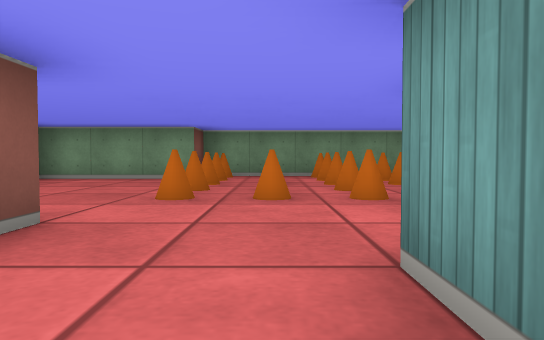
View 1 (above)

17 first-person views from a walk through a cub3D maze. The camera is about half as high as the walls, tilts 2° down and sees 70° across. The floor is counted in squares. Each view is taken from the middle of a square. On the plan, view 1 faces up. The plan holds only what a view shows up to about 9 squares ahead; the rest is blank. The place goes on beyond the plan.

View 2
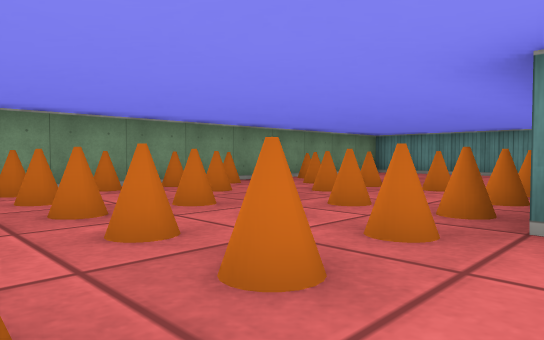

View 3
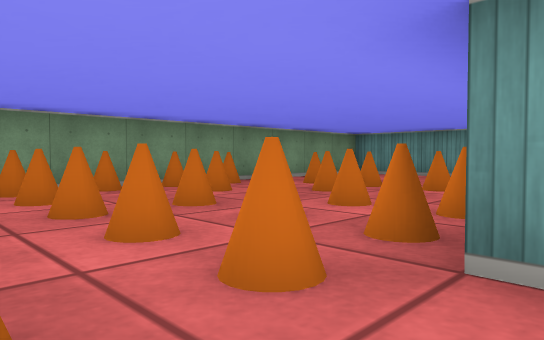

View 4
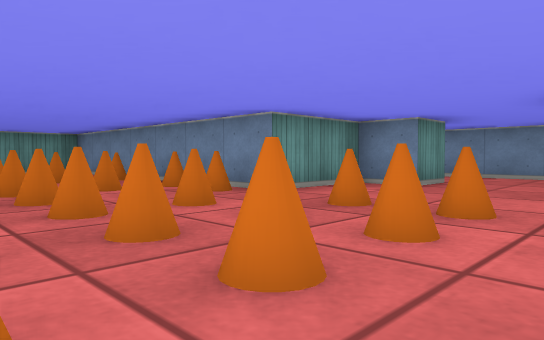

View 5
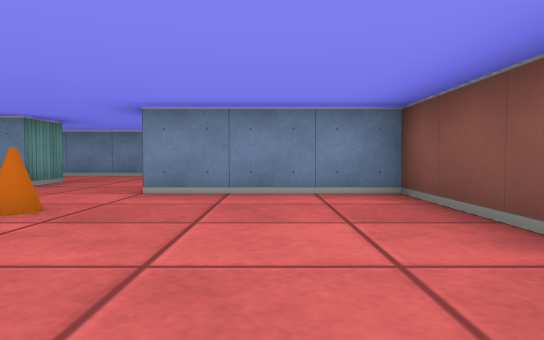

View 6
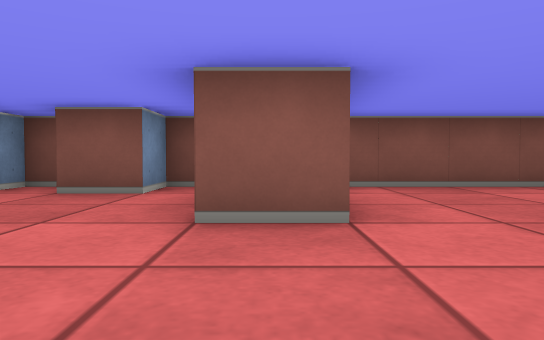

View 7
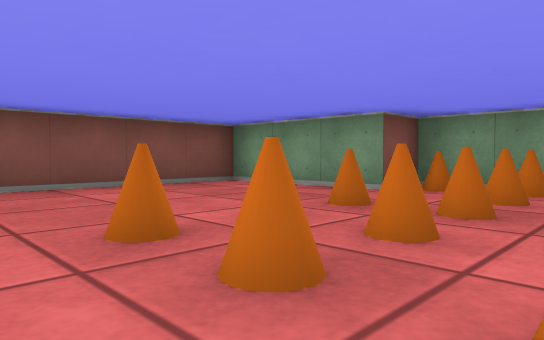

View 8
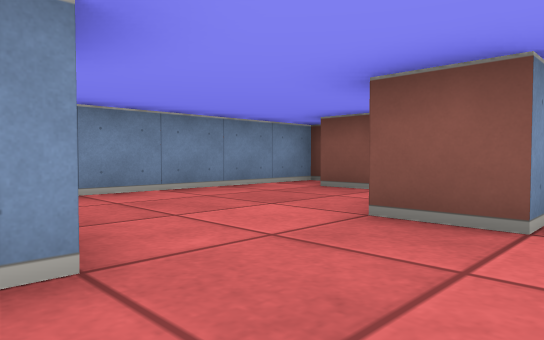

View 9
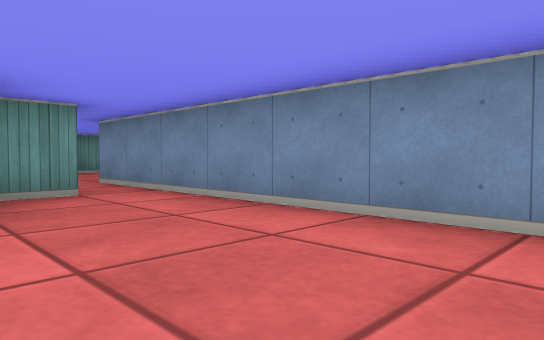

View 10
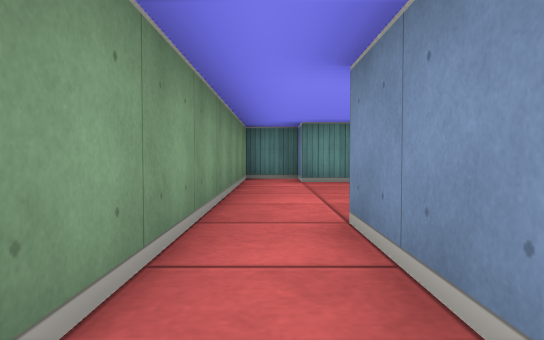

View 11
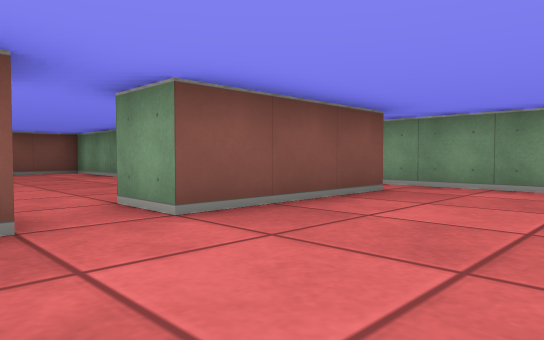

View 12
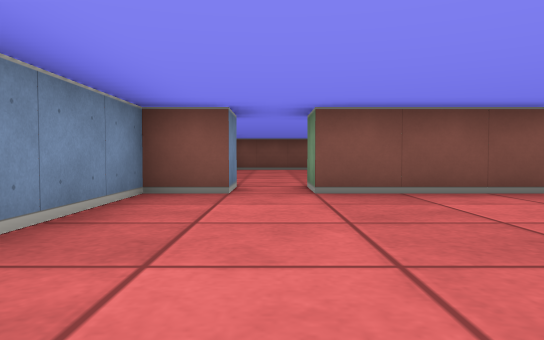

View 13
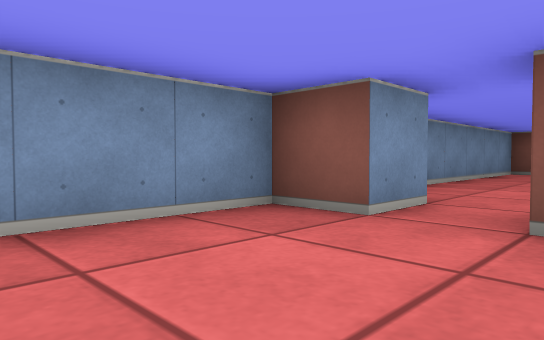

View 14
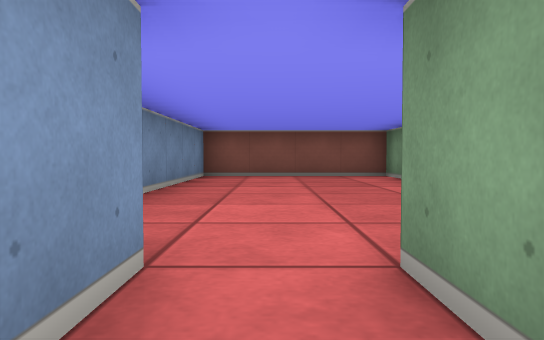

View 15
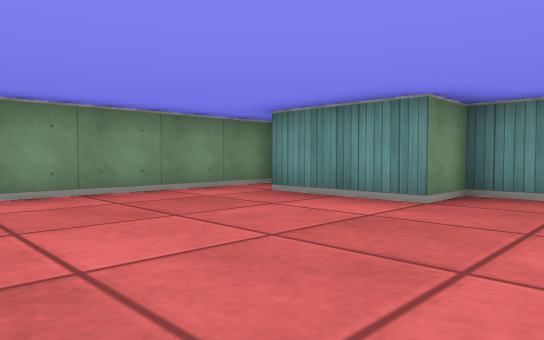

View 16
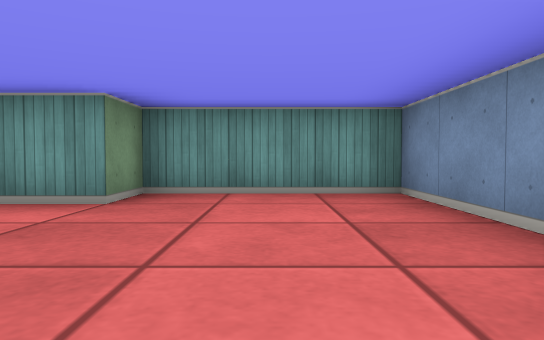

View 17
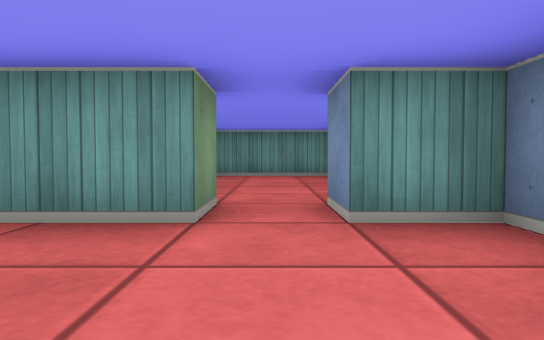

### Floor plan
Ten units are one square. View 1 is at (0, 0); x grows to the right and y downward. Boxes are objects, and circles mark ways between rooms. Rooms are numbered by the first view taken in them; rooms with no view inside come last. Other rooms are left out.
<svg viewBox="-50 -90 140 161">
<path fill="none" stroke="#000" d="M5 -5 5 -15 15 -15 15 -35 72 -35M15 5 15 -2M-45 -10 -45 -5 -35 -5 -35 5M-45 10 -45 15 15 15M85 -48 85 -71M72 -85 -15 -85 -15 -75 -45 -75 -45 -25 -15 -25 -15 -15M25 55 35 55 35 65 85 65 85 35 75 35 75 15 85 15 85 5 15 5M15 15 35 15 35 45 25 45M-21 25 -45 25 -45 65 2 65M25 45 25 31M25 66 25 55"/>
<rect x="-15" y="-45" width="10" height="10" fill="#bbb"><title>cone</title></rect>
<rect x="-15" y="-55" width="10" height="10" fill="#bbb"><title>cone</title></rect>
<rect x="-15" y="-65" width="10" height="10" fill="#bbb"><title>cone</title></rect>
<rect x="-15" y="-75" width="10" height="10" fill="#bbb"><title>cone</title></rect>
<rect x="-15" y="-85" width="10" height="10" fill="#bbb"><title>cone</title></rect>
<rect x="-5" y="-45" width="10" height="10" fill="#bbb"><title>cone</title></rect>
<rect x="-5" y="-55" width="10" height="10" fill="#bbb"><title>cone</title></rect>
<rect x="-5" y="-65" width="10" height="10" fill="#bbb"><title>cone</title></rect>
<rect x="-5" y="-75" width="10" height="10" fill="#bbb"><title>cone</title></rect>
<rect x="-5" y="-85" width="10" height="10" fill="#bbb"><title>cone</title></rect>
<rect x="5" y="-45" width="10" height="10" fill="#bbb"><title>cone</title></rect>
<rect x="5" y="-55" width="10" height="10" fill="#bbb"><title>cone</title></rect>
<rect x="5" y="-65" width="10" height="10" fill="#bbb"><title>cone</title></rect>
<rect x="5" y="-75" width="10" height="10" fill="#bbb"><title>cone</title></rect>
<rect x="5" y="-85" width="10" height="10" fill="#bbb"><title>cone</title></rect>
<rect x="15" y="-45" width="10" height="10" fill="#bbb"><title>cone</title></rect>
<rect x="15" y="-55" width="10" height="10" fill="#bbb"><title>cone</title></rect>
<rect x="15" y="-65" width="10" height="10" fill="#bbb"><title>cone</title></rect>
<rect x="15" y="-75" width="10" height="10" fill="#bbb"><title>cone</title></rect>
<rect x="15" y="-85" width="10" height="10" fill="#bbb"><title>cone</title></rect>
<rect x="25" y="-45" width="10" height="10" fill="#bbb"><title>cone</title></rect>
<rect x="25" y="-55" width="10" height="10" fill="#bbb"><title>cone</title></rect>
<rect x="25" y="-65" width="10" height="10" fill="#bbb"><title>cone</title></rect>
<rect x="25" y="-75" width="10" height="10" fill="#bbb"><title>cone</title></rect>
<rect x="25" y="-85" width="10" height="10" fill="#bbb"><title>cone</title></rect>
<rect x="35" y="-45" width="10" height="10" fill="#bbb"><title>cone</title></rect>
<rect x="35" y="-55" width="10" height="10" fill="#bbb"><title>cone</title></rect>
<rect x="35" y="-65" width="10" height="10" fill="#bbb"><title>cone</title></rect>
<rect x="35" y="-75" width="10" height="10" fill="#bbb"><title>cone</title></rect>
<rect x="35" y="-85" width="10" height="10" fill="#bbb"><title>cone</title></rect>
<rect x="45" y="-45" width="10" height="10" fill="#bbb"><title>cone</title></rect>
<rect x="45" y="-55" width="10" height="10" fill="#bbb"><title>cone</title></rect>
<rect x="45" y="-65" width="10" height="10" fill="#bbb"><title>cone</title></rect>
<rect x="45" y="-75" width="10" height="10" fill="#bbb"><title>cone</title></rect>
<rect x="45" y="-85" width="10" height="10" fill="#bbb"><title>cone</title></rect>
<circle cx="20" cy="10" r="3" fill="#2a7"/>
<circle cx="30" cy="50" r="3" fill="#2a7"/>
<text x="10" y="-40">1</text>
<text x="60" y="30">2</text>
<text x="-10" y="40">3</text>
</svg>
Room 1 opens to room 2. Room 2 opens to room 3.

Where each view was taken, in squares from view 1:
view 1: 0 up, 0 right, facing up
view 2: 3 up, 1 left, facing up-right
view 3: 3 up, 0 right, facing up-right
view 4: 7 up, 2 left, facing down-right
view 5: 7 up, 3 left, facing down
view 6: 2 up, 1 right, facing left
view 7: 3 up, 1 right, facing up-left
view 8: 3 up, 1 right, facing down-left
view 9: 1 up, 3 left, facing down-right
view 10: 1 down, 1 right, facing right
view 11: 6 down, 6 right, facing up-left
view 12: 5 down, 8 right, facing left
view 13: 4 down, 6 right, facing down-left
view 14: 5 down, 4 right, facing left
view 15: 5 down, 4 right, facing up-right
view 16: 5 down, 4 right, facing right
view 17: 5 down, 0 right, facing right
